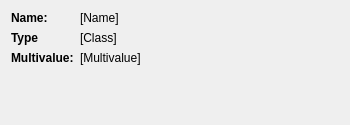
<?xml version="1.0" encoding="UTF-8"?>
<ui version="4.0">
 <class>FieldDetails</class>
 <widget class="QWidget" name="FieldDetails">
  <property name="geometry">
   <rect>
    <x>0</x>
    <y>0</y>
    <width>350</width>
    <height>125</height>
   </rect>
  </property>
  <property name="sizePolicy">
   <sizepolicy hsizetype="Fixed" vsizetype="Preferred">
    <horstretch>0</horstretch>
    <verstretch>0</verstretch>
   </sizepolicy>
  </property>
  <property name="windowTitle">
   <string>Form</string>
  </property>
  <layout class="QFormLayout" name="formLayout">
   <item row="0" column="0">
    <widget class="QLabel" name="label_4">
     <property name="font">
      <font>
       <weight>75</weight>
       <bold>true</bold>
      </font>
     </property>
     <property name="text">
      <string>Name:</string>
     </property>
    </widget>
   </item>
   <item row="0" column="1">
    <widget class="QLabel" name="detail_name">
     <property name="text">
      <string notr="true">[Name]</string>
     </property>
    </widget>
   </item>
   <item row="1" column="0">
    <widget class="QLabel" name="label_2">
     <property name="font">
      <font>
       <weight>75</weight>
       <bold>true</bold>
      </font>
     </property>
     <property name="text">
      <string>Type</string>
     </property>
    </widget>
   </item>
   <item row="1" column="1">
    <widget class="QLabel" name="detail_class">
     <property name="text">
      <string notr="true">[Class]</string>
     </property>
    </widget>
   </item>
   <item row="2" column="0">
    <widget class="QLabel" name="label_5">
     <property name="font">
      <font>
       <weight>75</weight>
       <bold>true</bold>
      </font>
     </property>
     <property name="text">
      <string>Multivalue:</string>
     </property>
    </widget>
   </item>
   <item row="2" column="1">
    <widget class="QLabel" name="detail_value">
     <property name="text">
      <string notr="true">[Multivalue]</string>
     </property>
    </widget>
   </item>
  </layout>
 </widget>
 <resources/>
 <connections/>
</ui>
